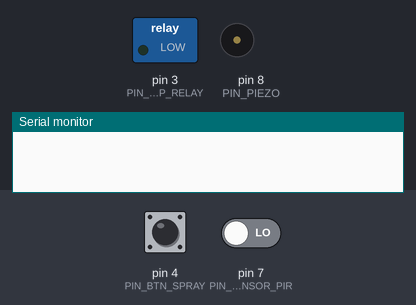
The sketch below on a simulated Arduino Uno, built with avr-gcc and run on an emulated ATmega328P. On the bench: switched loads named in the sketch (green lamp = pin HIGH), buzzer (waves = sounding), the last lines printed to the serial monitor. The test bench sets the inputs (shaded band); at power-on: pin 4 (PIN_BTN_SPRAY) LOW, pin 7 (PIN_SENSOR_PIR) LOW.

Above: at 1.2 s.
1.3 s: pin 4 (PIN_BTN_SPRAY) pulled HIGH for 0.15 s
At 5.93 s:
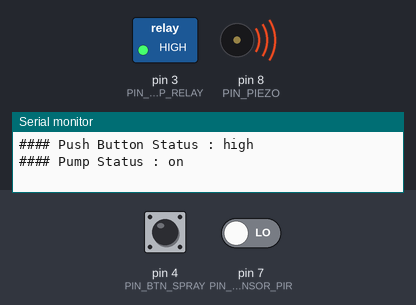
At 10.3 s:
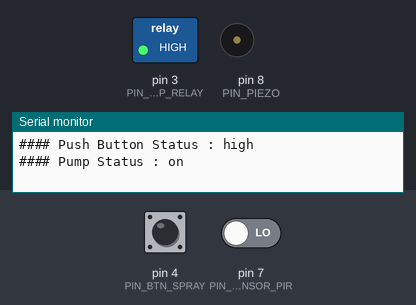
10.4 s: pin 7 (PIN_SENSOR_PIR) driven LOW
13.4 s: pin 4 (PIN_BTN_SPRAY) pulled HIGH for 1 s
At 13.71 s:
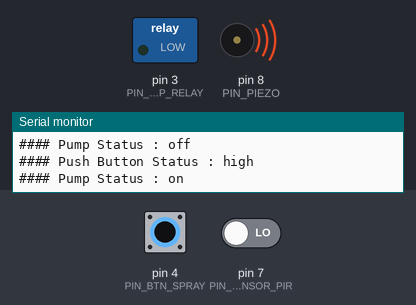
Timing chart, 0 to 17.9 s (numbered marks = the images above; inputs shaded):
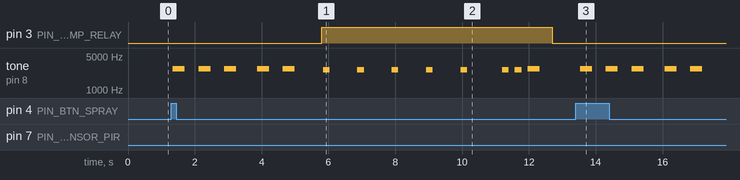

Measured:
- after the input at 1.3 s, pin 3 (PIN_PUMP_RELAY): LOW → HIGH after 4.5 s; tone on pin 8 (PIN_PIEZO): plays 2733 Hz for 0.36 s, 2754 Hz for 0.36 s, 2754 Hz for 0.36 s, 2754 Hz for 0.36 s, 2754 Hz for 0.36 s, 2597 Hz for 0.20 s … (10 notes in this stretch), starting at once
- after the input at 13.4 s, tone on pin 8 (PIN_PIEZO): plays 2733 Hz for 0.36 s, 2754 Hz for 0.36 s, 2754 Hz for 0.36 s, 2754 Hz for 0.36 s, 2754 Hz for 0.36 s, starting after 0.14 s

The sketch:

autospray-type1.ino
```cpp
// Set pin numbers
const int PIN_PUMP_RELAY    = 3;  // 5v Relay
const int PIN_BTN_SPRAY     = 4;  // Push Button
const int PIN_SENSOR_PIR    = 7;  // Passive Infrated Sensor
const int PIN_PIEZO         = 8;  // Piezo Speaker
const int BPS_SERIAL        = 9600;

int STATUS_RELAY_PUMP       = 0;
int STATUS_PIR              = 0;

#define NOTE_E7  2637
#define NOTE_F7  2794

int MELODY_STARTING[] = {
  NOTE_F7, NOTE_F7, NOTE_F7, 0,
  NOTE_F7, NOTE_F7, 0, 0
};

int TEMPO_STARTING[] = {
  3, 3, 3, 6,
  3, 3, 6, 6
};

// to increase the injection time,
// add lines in the 'MELODY_SPARY' and 'TEMPO_SPARY' arrays
int MELODY_SPARY[] = {
  NOTE_E7, 0, 0, 0,
  NOTE_E7, 0, 0, 0,

  NOTE_E7, 0, 0, 0,
  NOTE_E7, 0, 0, 0,
  NOTE_E7, 0, 0, 0,
  0, NOTE_E7, NOTE_E7, NOTE_F7
};

int TEMPO_SPARY[] = {
  6, 6, 6, 6,
  6, 6, 6, 6,

  6, 6, 6, 6,
  6, 6, 6, 6,
  6, 6, 6, 6,
  6, 6, 6, 3
};

void setup() {
  // initialize the relay signal pin as an output
  pinMode(PIN_PUMP_RELAY, OUTPUT);
  // initialize the relay signal pin as an output
  pinMode(PIN_PIEZO, OUTPUT);
  // initialize the push button pin as an input
  pinMode(PIN_BTN_SPRAY, INPUT);
  // initialize the human detec sensor pin as an input
  pinMode(PIN_SENSOR_PIR, INPUT);

  offPump();
  Serial.begin(BPS_SERIAL);
}

void loop() {
  checkSprayButton();
  checkPirSensor();
  delay(100);
}

void checkPirSensor() {
  STATUS_PIR = digitalRead(PIN_SENSOR_PIR);

  if (STATUS_PIR == HIGH) {
    Serial.println("#### PIR Status : high");
    onPump();
  }
}

void checkSprayButton() {
  STATUS_RELAY_PUMP = digitalRead(PIN_BTN_SPRAY);

  if (STATUS_RELAY_PUMP == HIGH) {
    Serial.println("#### Push Button Status : high");
    onPump();
  }
}

void onPump() {
  Serial.println("#### Pump Status : on");
  playBuzzStarting();
  digitalWrite(PIN_PUMP_RELAY, HIGH);
  //delay(SPRAY_ON_TIME_SEC * 1000);
  playBuzzSpray();
  offPump();
}

void offPump() {
  Serial.println("#### Pump Status : off");
  digitalWrite(PIN_PUMP_RELAY, LOW);
  STATUS_RELAY_PUMP = 0;
}


void buzz(int targetPin, long frequency, long length) {
  long delayValue = 1000000 / frequency / 2; // calculate the delay value between transitions
  //// 1 second's worth of microseconds, divided by the frequency, then split in half since
  //// there are two phases to each cycle
  long numCycles = frequency * length / 1000; // calculate the number of cycles for proper timing
  //// multiply frequency, which is really cycles per second, by the number of seconds to
  //// get the total number of cycles to produce
  for (long i = 0; i < numCycles; i++) { // for the calculated length of time...
    digitalWrite(targetPin, HIGH); // write the buzzer pin high to push out the diaphram
    delayMicroseconds(delayValue); // wait for the calculated delay value
    digitalWrite(targetPin, LOW); // write the buzzer pin low to pull back the diaphram
    delayMicroseconds(delayValue); // wait again or the calculated delay value
  }
}

void playBuzzStarting() {
  int size = sizeof(MELODY_STARTING) / sizeof(int);
  for (int thisNote = 0; thisNote < size; thisNote++) {
    // to calculate the note duration, take one second
    // divided by the note type.
    //e.g. quarter note = 1000 / 4, eighth note = 1000/8, etc.
    int noteDuration = 1000 / TEMPO_STARTING[thisNote];

    buzz(PIN_PIEZO, MELODY_STARTING[thisNote], noteDuration);

    // to distinguish the notes, set a minimum time between them.
    // the note's duration + 30% seems to work well:
    int pauseBetweenNotes = noteDuration * 1.30;
    delay(pauseBetweenNotes);

    // stop the tone playing:
    buzz(PIN_PIEZO, 0, noteDuration);
  }
}

void playBuzzSpray() {
  int size = sizeof(MELODY_SPARY) / sizeof(int);
  for (int thisNote = 0; thisNote < size; thisNote++) {
    // to calculate the note duration, take one second
    // divided by the note type.
    //e.g. quarter note = 1000 / 4, eighth note = 1000/8, etc.
    int noteDuration = 1000 / TEMPO_SPARY[thisNote];

    buzz(PIN_PIEZO, MELODY_SPARY[thisNote], noteDuration);

    // to distinguish the notes, set a minimum time between them.
    // the note's duration + 30% seems to work well:
    int pauseBetweenNotes = noteDuration * 1.30;
    delay(pauseBetweenNotes);

    // stop the tone playing:
    buzz(PIN_PIEZO, 0, noteDuration);
  }
}
```
